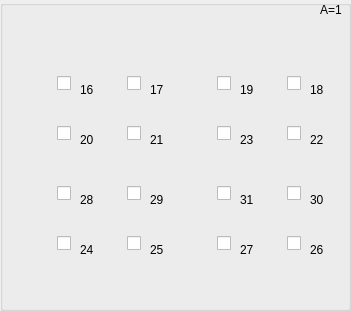
   <widget class="QGroupBox" name="AGroupBox">
    <property name="geometry">
     <rect>
      <x>530</x>
      <y>70</y>
      <width>351</width>
      <height>311</height>
     </rect>
    </property>
    <property name="toolTip">
     <string>&lt;html&gt;&lt;head/&gt;&lt;body&gt;&lt;p align=&quot;center&quot;&gt;AXXXX&lt;/p&gt;&lt;p align=&quot;center&quot;&gt;1XXXX&lt;/p&gt;&lt;p align=&quot;center&quot;&gt;16 &amp;lt;= n &amp;gt; 32&lt;/p&gt;&lt;/body&gt;&lt;/html&gt;</string>
    </property>
    <property name="layoutDirection">
     <enum>Qt::RightToLeft</enum>
    </property>
    <property name="title">
     <string/>
    </property>
    <widget class="QCheckBox" name="Abcde">
     <property name="geometry">
      <rect>
       <x>50</x>
       <y>70</y>
       <width>21</width>
       <height>26</height>
      </rect>
     </property>
     <property name="toolTip">
      <string>&lt;html&gt;&lt;head/&gt;&lt;body&gt;&lt;p align=&quot;center&quot;&gt;AB'C'D'E'&lt;/p&gt;&lt;p align=&quot;center&quot;&gt;10000&lt;/p&gt;&lt;p align=&quot;center&quot;&gt;16&lt;/p&gt;&lt;/body&gt;&lt;/html&gt;</string>
     </property>
     <property name="text">
      <string/>
     </property>
    </widget>
    <widget class="QCheckBox" name="AbcdE">
     <property name="geometry">
      <rect>
       <x>120</x>
       <y>70</y>
       <width>21</width>
       <height>26</height>
      </rect>
     </property>
     <property name="toolTip">
      <string>&lt;html&gt;&lt;head/&gt;&lt;body&gt;&lt;p align=&quot;center&quot;&gt;AB'C'D'E&lt;/p&gt;&lt;p align=&quot;center&quot;&gt;10001&lt;/p&gt;&lt;p align=&quot;center&quot;&gt;17&lt;/p&gt;&lt;/body&gt;&lt;/html&gt;</string>
     </property>
     <property name="text">
      <string/>
     </property>
    </widget>
    <widget class="QCheckBox" name="AbcDE">
     <property name="geometry">
      <rect>
       <x>210</x>
       <y>70</y>
       <width>21</width>
       <height>26</height>
      </rect>
     </property>
     <property name="toolTip">
      <string>&lt;html&gt;&lt;head/&gt;&lt;body&gt;&lt;p align=&quot;center&quot;&gt;AB'C'DE&lt;/p&gt;&lt;p align=&quot;center&quot;&gt;10011&lt;/p&gt;&lt;p align=&quot;center&quot;&gt;19&lt;/p&gt;&lt;/body&gt;&lt;/html&gt;</string>
     </property>
     <property name="text">
      <string/>
     </property>
    </widget>
    <widget class="QCheckBox" name="AbcDe">
     <property name="geometry">
      <rect>
       <x>280</x>
       <y>70</y>
       <width>21</width>
       <height>26</height>
      </rect>
     </property>
     <property name="toolTip">
      <string>&lt;html&gt;&lt;head/&gt;&lt;body&gt;&lt;p align=&quot;center&quot;&gt;AB'C'DE'&lt;/p&gt;&lt;p align=&quot;center&quot;&gt;10010&lt;/p&gt;&lt;p align=&quot;center&quot;&gt;18&lt;/p&gt;&lt;/body&gt;&lt;/html&gt;</string>
     </property>
     <property name="text">
      <string/>
     </property>
    </widget>
    <widget class="QCheckBox" name="AbCDE">
     <property name="geometry">
      <rect>
       <x>210</x>
       <y>120</y>
       <width>21</width>
       <height>26</height>
      </rect>
     </property>
     <property name="toolTip">
      <string>&lt;html&gt;&lt;head/&gt;&lt;body&gt;&lt;p align=&quot;center&quot;&gt;AB'CDE&lt;/p&gt;&lt;p align=&quot;center&quot;&gt;10111&lt;/p&gt;&lt;p align=&quot;center&quot;&gt;23&lt;/p&gt;&lt;/body&gt;&lt;/html&gt;</string>
     </property>
     <property name="text">
      <string/>
     </property>
    </widget>
    <widget class="QCheckBox" name="AbCDe">
     <property name="geometry">
      <rect>
       <x>280</x>
       <y>120</y>
       <width>21</width>
       <height>26</height>
      </rect>
     </property>
     <property name="toolTip">
      <string>&lt;html&gt;&lt;head/&gt;&lt;body&gt;&lt;p align=&quot;center&quot;&gt;AB'CDE'&lt;/p&gt;&lt;p align=&quot;center&quot;&gt;10110&lt;/p&gt;&lt;p align=&quot;center&quot;&gt;22&lt;/p&gt;&lt;/body&gt;&lt;/html&gt;</string>
     </property>
     <property name="text">
      <string/>
     </property>
    </widget>
    <widget class="QCheckBox" name="AbCdE">
     <property name="geometry">
      <rect>
       <x>120</x>
       <y>120</y>
       <width>21</width>
       <height>26</height>
      </rect>
     </property>
     <property name="toolTip">
      <string>&lt;html&gt;&lt;head/&gt;&lt;body&gt;&lt;p align=&quot;center&quot;&gt;AB'CD'E&lt;/p&gt;&lt;p align=&quot;center&quot;&gt;10101&lt;/p&gt;&lt;p align=&quot;center&quot;&gt;21&lt;/p&gt;&lt;/body&gt;&lt;/html&gt;</string>
     </property>
     <property name="text">
      <string/>
     </property>
    </widget>
    <widget class="QCheckBox" name="AbCde">
     <property name="geometry">
      <rect>
       <x>50</x>
       <y>120</y>
       <width>21</width>
       <height>26</height>
      </rect>
     </property>
     <property name="toolTip">
      <string>&lt;html&gt;&lt;head/&gt;&lt;body&gt;&lt;p align=&quot;center&quot;&gt;AB'CD'E'&lt;/p&gt;&lt;p align=&quot;center&quot;&gt;10100&lt;/p&gt;&lt;p align=&quot;center&quot;&gt;20&lt;/p&gt;&lt;/body&gt;&lt;/html&gt;</string>
     </property>
     <property name="text">
      <string/>
     </property>
    </widget>
    <widget class="QCheckBox" name="ABCDE">
     <property name="geometry">
      <rect>
       <x>210</x>
       <y>180</y>
       <width>21</width>
       <height>26</height>
      </rect>
     </property>
     <property name="toolTip">
      <string>&lt;html&gt;&lt;head/&gt;&lt;body&gt;&lt;p align=&quot;center&quot;&gt;ABCDE&lt;/p&gt;&lt;p align=&quot;center&quot;&gt;11111&lt;/p&gt;&lt;p align=&quot;center&quot;&gt;31&lt;/p&gt;&lt;/body&gt;&lt;/html&gt;</string>
     </property>
     <property name="text">
      <string/>
     </property>
    </widget>
    <widget class="QCheckBox" name="ABCDe">
     <property name="geometry">
      <rect>
       <x>280</x>
       <y>180</y>
       <width>21</width>
       <height>26</height>
      </rect>
     </property>
     <property name="toolTip">
      <string>&lt;html&gt;&lt;head/&gt;&lt;body&gt;&lt;p align=&quot;center&quot;&gt;ABCDE'&lt;/p&gt;&lt;p align=&quot;center&quot;&gt;11110&lt;/p&gt;&lt;p align=&quot;center&quot;&gt;30&lt;/p&gt;&lt;/body&gt;&lt;/html&gt;</string>
     </property>
     <property name="text">
      <string/>
     </property>
    </widget>
    <widget class="QCheckBox" name="ABCdE">
     <property name="geometry">
      <rect>
       <x>120</x>
       <y>180</y>
       <width>21</width>
       <height>26</height>
      </rect>
     </property>
     <property name="toolTip">
      <string>&lt;html&gt;&lt;head/&gt;&lt;body&gt;&lt;p align=&quot;center&quot;&gt;ABCD'E&lt;/p&gt;&lt;p align=&quot;center&quot;&gt;11101&lt;/p&gt;&lt;p align=&quot;center&quot;&gt;29&lt;/p&gt;&lt;/body&gt;&lt;/html&gt;</string>
     </property>
     <property name="text">
      <string/>
     </property>
    </widget>
    <widget class="QCheckBox" name="ABcdE">
     <property name="geometry">
      <rect>
       <x>120</x>
       <y>230</y>
       <width>21</width>
       <height>26</height>
      </rect>
     </property>
     <property name="toolTip">
      <string>&lt;html&gt;&lt;head/&gt;&lt;body&gt;&lt;p align=&quot;center&quot;&gt;ABC'D'E&lt;/p&gt;&lt;p align=&quot;center&quot;&gt;11001&lt;/p&gt;&lt;p align=&quot;center&quot;&gt;25&lt;/p&gt;&lt;/body&gt;&lt;/html&gt;</string>
     </property>
     <property name="text">
      <string/>
     </property>
    </widget>
    <widget class="QCheckBox" name="ABCde">
     <property name="geometry">
      <rect>
       <x>50</x>
       <y>180</y>
       <width>21</width>
       <height>26</height>
      </rect>
     </property>
     <property name="toolTip">
      <string>&lt;html&gt;&lt;head/&gt;&lt;body&gt;&lt;p align=&quot;center&quot;&gt;ABCD'E'&lt;/p&gt;&lt;p align=&quot;center&quot;&gt;11100&lt;/p&gt;&lt;p align=&quot;center&quot;&gt;28&lt;/p&gt;&lt;/body&gt;&lt;/html&gt;</string>
     </property>
     <property name="text">
      <string/>
     </property>
    </widget>
    <widget class="QCheckBox" name="ABcDe">
     <property name="geometry">
      <rect>
       <x>280</x>
       <y>230</y>
       <width>21</width>
       <height>26</height>
      </rect>
     </property>
     <property name="toolTip">
      <string>&lt;html&gt;&lt;head/&gt;&lt;body&gt;&lt;p align=&quot;center&quot;&gt;ABC'DE'&lt;/p&gt;&lt;p align=&quot;center&quot;&gt;11010&lt;/p&gt;&lt;p align=&quot;center&quot;&gt;26&lt;/p&gt;&lt;/body&gt;&lt;/html&gt;</string>
     </property>
     <property name="text">
      <string/>
     </property>
    </widget>
    <widget class="QCheckBox" name="ABcDE">
     <property name="geometry">
      <rect>
       <x>210</x>
       <y>230</y>
       <width>21</width>
       <height>26</height>
      </rect>
     </property>
     <property name="toolTip">
      <string>&lt;html&gt;&lt;head/&gt;&lt;body&gt;&lt;p align=&quot;center&quot;&gt;ABC'DE&lt;/p&gt;&lt;p align=&quot;center&quot;&gt;11011&lt;/p&gt;&lt;p align=&quot;center&quot;&gt;27&lt;/p&gt;&lt;/body&gt;&lt;/html&gt;</string>
     </property>
     <property name="text">
      <string/>
     </property>
    </widget>
    <widget class="QCheckBox" name="ABcde">
     <property name="geometry">
      <rect>
       <x>50</x>
       <y>230</y>
       <width>21</width>
       <height>26</height>
      </rect>
     </property>
     <property name="toolTip">
      <string>&lt;html&gt;&lt;head/&gt;&lt;body&gt;&lt;p align=&quot;center&quot;&gt;ABC'D'E'&lt;/p&gt;&lt;p align=&quot;center&quot;&gt;11000&lt;/p&gt;&lt;p align=&quot;center&quot;&gt;24&lt;/p&gt;&lt;/body&gt;&lt;/html&gt;</string>
     </property>
     <property name="text">
      <string/>
     </property>
    </widget>
    <widget class="QLabel" name="label_28">
     <property name="geometry">
      <rect>
       <x>150</x>
       <y>240</y>
       <width>16</width>
       <height>20</height>
      </rect>
     </property>
     <property name="text">
      <string>25</string>
     </property>
    </widget>
    <widget class="QLabel" name="label_29">
     <property name="geometry">
      <rect>
       <x>310</x>
       <y>80</y>
       <width>16</width>
       <height>20</height>
      </rect>
     </property>
     <property name="text">
      <string>18</string>
     </property>
    </widget>
    <widget class="QLabel" name="label_30">
     <property name="geometry">
      <rect>
       <x>240</x>
       <y>190</y>
       <width>16</width>
       <height>20</height>
      </rect>
     </property>
     <property name="text">
      <string>31</string>
     </property>
    </widget>
    <widget class="QLabel" name="label_31">
     <property name="geometry">
      <rect>
       <x>240</x>
       <y>130</y>
       <width>16</width>
       <height>20</height>
      </rect>
     </property>
     <property name="text">
      <string>23</string>
     </property>
    </widget>
    <widget class="QLabel" name="label_32">
     <property name="geometry">
      <rect>
       <x>310</x>
       <y>130</y>
       <width>16</width>
       <height>20</height>
      </rect>
     </property>
     <property name="text">
      <string>22</string>
     </property>
    </widget>
    <widget class="QLabel" name="label_33">
     <property name="geometry">
      <rect>
       <x>240</x>
       <y>240</y>
       <width>16</width>
       <height>20</height>
      </rect>
     </property>
     <property name="text">
      <string>27</string>
     </property>
    </widget>
    <widget class="QLabel" name="label_34">
     <property name="geometry">
      <rect>
       <x>80</x>
       <y>80</y>
       <width>16</width>
       <height>20</height>
      </rect>
     </property>
     <property name="text">
      <string>16</string>
     </property>
    </widget>
    <widget class="QLabel" name="label_35">
     <property name="geometry">
      <rect>
       <x>310</x>
       <y>240</y>
       <width>16</width>
       <height>20</height>
      </rect>
     </property>
     <property name="text">
      <string>26</string>
     </property>
    </widget>
    <widget class="QLabel" name="label_36">
     <property name="geometry">
      <rect>
       <x>80</x>
       <y>190</y>
       <width>16</width>
       <height>20</height>
      </rect>
     </property>
     <property name="text">
      <string>28</string>
     </property>
    </widget>
    <widget class="QLabel" name="label_37">
     <property name="geometry">
      <rect>
       <x>150</x>
       <y>80</y>
       <width>16</width>
       <height>20</height>
      </rect>
     </property>
     <property name="text">
      <string>17</string>
     </property>
    </widget>
    <widget class="QLabel" name="label_38">
     <property name="geometry">
      <rect>
       <x>150</x>
       <y>190</y>
       <width>16</width>
       <height>20</height>
      </rect>
     </property>
     <property name="text">
      <string>29</string>
     </property>
    </widget>
    <widget class="QLabel" name="label_39">
     <property name="geometry">
      <rect>
       <x>310</x>
       <y>190</y>
       <width>16</width>
       <height>20</height>
      </rect>
     </property>
     <property name="text">
      <string>30</string>
     </property>
    </widget>
    <widget class="QLabel" name="label_40">
     <property name="geometry">
      <rect>
       <x>80</x>
       <y>130</y>
       <width>16</width>
       <height>20</height>
      </rect>
     </property>
     <property name="text">
      <string>20</string>
     </property>
    </widget>
    <widget class="QLabel" name="label_41">
     <property name="geometry">
      <rect>
       <x>240</x>
       <y>80</y>
       <width>16</width>
       <height>20</height>
      </rect>
     </property>
     <property name="text">
      <string>19</string>
     </property>
    </widget>
    <widget class="QLabel" name="label_42">
     <property name="geometry">
      <rect>
       <x>150</x>
       <y>130</y>
       <width>16</width>
       <height>20</height>
      </rect>
     </property>
     <property name="text">
      <string>21</string>
     </property>
    </widget>
    <widget class="QLabel" name="label_43">
     <property name="geometry">
      <rect>
       <x>80</x>
       <y>240</y>
       <width>16</width>
       <height>20</height>
      </rect>
     </property>
     <property name="text">
      <string>24</string>
     </property>
    </widget>
    <widget class="QLabel" name="Alabel">
     <property name="geometry">
      <rect>
       <x>320</x>
       <y>0</y>
       <width>31</width>
       <height>20</height>
      </rect>
     </property>
     <property name="text">
      <string>A=1</string>
     </property>
    </widget>
   </widget>
